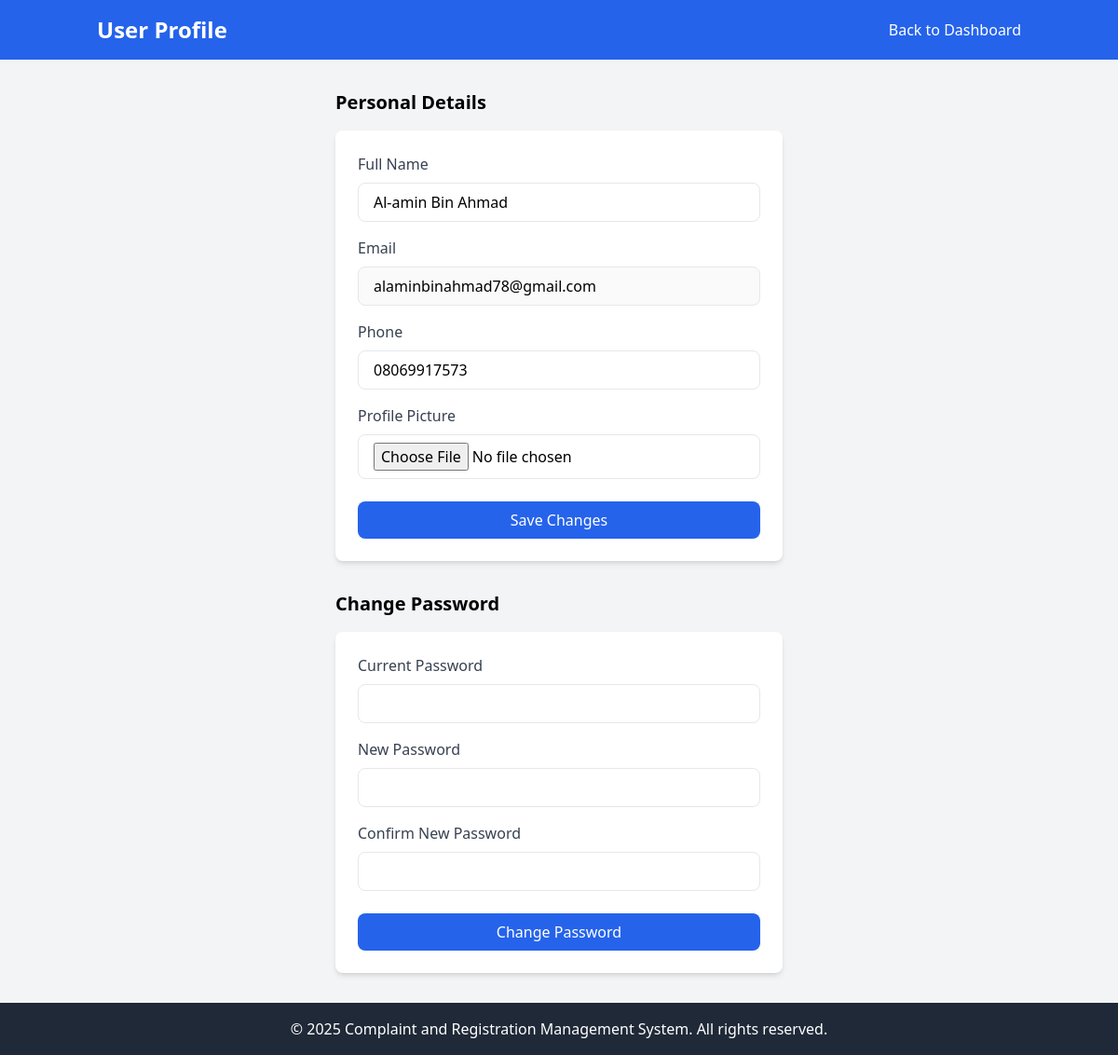
The app's page /user-profile/ (signed in), older data.
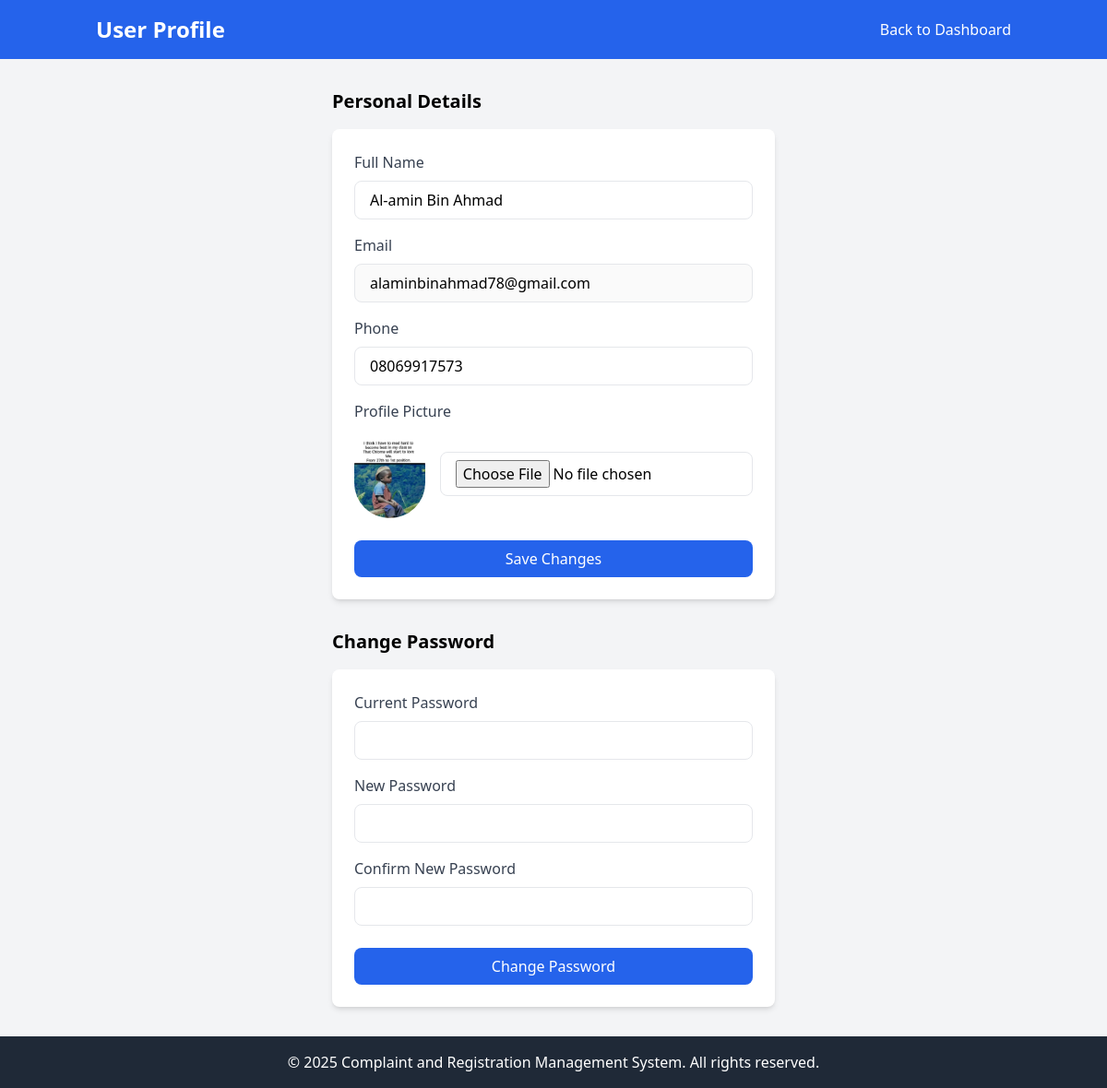
The same page, newer data.
### CRMSApp/models.py (models this page shows, shortened)
class AuthModel(AbstractUser):
    full_name = models.CharField(max_length=100, blank=True)
    email = models.EmailField(max_length=200, blank=True, unique=True)
    phone_number = models.CharField(max_length=20, blank=True)
    profile_img = models.ImageField(upload_to='profile/', blank=True)
    role = models.CharField(max_length=20, blank=True)
    username = models.CharField(max_length=100, blank=True, unique=True)
    USERNAME_FIELD = 'username'
    REQUIRED_FIELDS = []

### CRMSApp/views.py (the view)
# urls.py: path("user-profile/", views.user_profile, name="user-profile"),
def user_profile(request):
    profile = request.user
    context = {
        "profile": profile
    }
    return render(request, "USER/profile.html", context)

### templates/USER/profile.html (shortened to what the changed rows need)
{% load static %}
<!DOCTYPE html>
<html lang="en">
<head>
    {% include "toast/toast.html" %}
    <link rel="stylesheet" href="{% static 'css/loader.css' %}">
    <script src="https://cdn.tailwindcss.com"></script>
</head>
<body class="bg-gray-100 font-sans">
    <header class="bg-blue-600 text-white py-4">
        <div class="container mx-auto px-4 flex justify-between items-center">
            <h1 class="text-2xl font-bold">User Profile</h1>
        </div>
    </header>
    <main class="container mx-auto px-4 py-8 max-w-lg">
        <section class="mb-8">
            <h2 class="text-xl font-semibold mb-4">Personal Details</h2>
            <div class="bg-white p-6 rounded-lg shadow-md">
                <form id="profile" method="POST">
                    <div>
                        <div class="mb-4">
                            <label for="fullName" class="block text-gray-700 font-medium mb-2">Full Name</label>
                            <input type="text" id="fullName" name="full_name" value="{{profile.full_name}}" class="w-full px-4 py-2 border rounded-lg focus:outline-none focus:ring-2 focus:ring-blue-600">
                        </div>
                        <div class="mb-4">
                            <label for="email" class="block text-gray-700 font-medium mb-2">Email</label>
                            <input type="email" id="email" name="email" value="{{profile.email}}" class="w-full px-4 py-2 border rounded-lg focus:outline-none focus:ring-2 focus:ring-blue-600" disabled>
                        </div>
                        <div class="mb-4">
                            <label for="phone" class="block text-gray-700 font-medium mb-2">Phone</label>
                            <input type="tel" id="phone" name="phone_number" value="{{profile.phone_number}}" class="w-full px-4 py-2 border rounded-lg focus:outline-none focus:ring-2 focus:ring-blue-600">
                        </div>
                        <div class="mb-6">
                            <div class="flex items-center space-x-4">
                                {% if profile.profile_img %}
                                <img src="{{profile.profile_img.url}}" alt="Profile Picture" class="w-24 h-24 rounded-full">
                                {% endif %}
                                <input type="file" id="profilePicture" name="profilePicture" accept="image/*" class="w-full px-4 py-2 border rounded-lg focus:outline-none focus:ring-2 focus:ring-blue-600">
                            </div>
                        </div>
                    </div>
                </form>
            </div>
        </section>
        <section>
            <form id="passwordUpdate" method="POST">
                <h2 class="text-xl font-semibold mb-4">Change Password</h2>
            </form>
        </section>
    </main>
</body>
</html>

Row changes from the older to the newer data that the page shows:
changed AuthModel "Al-amin Bin Ahmad": profile_img: picture added
